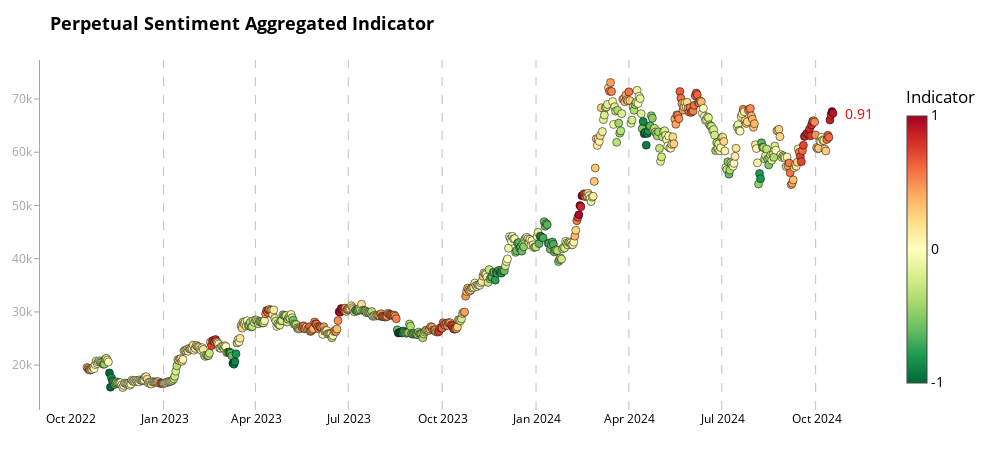

The cell this chart's notebook holds for it:
### Code cell
# Example usage
fig2 = chart_aggregate(merged_df, 'aggregate_indicator_equalweight', 'price_usd_close', "Perpetual Sentiment Aggregated Indicator")
fig2.show()
pio.write_html(fig2, file=f'bitcoin_analysis_prep_aggr_last_2year.html')
print("All charts have been displayed and saved as separate HTML files.")

### Figure 1 — Plotly figure (JSON) as saved in the notebook; plotly's stock layout.template omitted (floating-point values rounded to 4 significant figures; data arrays with more than 128 entries replaced by an {"elided": "..."} marker saying what was removed)
{"data": [{"hoverinfo": "text", "marker": {"cmax": 1, "cmin": -1, "color": {"elided": "732 float values"}, "colorbar": {"len": 0.9, "lenmode": "fraction", "thickness": 20, "ticktext": ["-1", "0", "1"], "tickvals": [-1, 0, 1], "title": {"text": "Indicator"}, "x": 1.02, "xpad": 10}, "colorscale": [[0.0, "rgb(0,104,55)"], [0.1, "rgb(26,152,80)"], [0.2, "rgb(102,189,99)"], [0.3, "rgb(166,217,106)"], [0.4, "rgb(217,239,139)"], [0.5, "rgb(255,255,191)"], [0.6, "rgb(254,224,139)"], [0.7, "rgb(253,174,97)"], [0.8, "rgb(244,109,67)"], [0.9, "rgb(215,48,39)"], [1.0, "rgb(165,0,38)"]], "line": {"color": "black", "width": 0.5}, "size": 8}, "mode": "markers", "text": {"elided": "732 str values"}, "x": {"elided": "732 str values"}, "y": {"elided": "732 float values"}, "type": "scatter"}], "layout": {"shapes": [{"line": {"color": "rgba(128, 128, 128, 0.7)", "dash": "dash", "width": 1}, "opacity": 0.7, "type": "line", "x0": "2022-12-31T00:00:00", "x1": "2022-12-31T00:00:00", "xref": "x", "y0": 0, "y1": 1, "yref": "y domain"}, {"line": {"color": "rgba(128, 128, 128, 0.7)", "dash": "dash", "width": 1}, "opacity": 0.7, "type": "line", "x0": "2023-03-31T00:00:00", "x1": "2023-03-31T00:00:00", "xref": "x", "y0": 0, "y1": 1, "yref": "y domain"}, {"line": {"color": "rgba(128, 128, 128, 0.7)", "dash": "dash", "width": 1}, "opacity": 0.7, "type": "line", "x0": "2023-06-30T00:00:00", "x1": "2023-06-30T00:00:00", "xref": "x", "y0": 0, "y1": 1, "yref": "y domain"}, {"line": {"color": "rgba(128, 128, 128, 0.7)", "dash": "dash", "width": 1}, "opacity": 0.7, "type": "line", "x0": "2023-09-30T00:00:00", "x1": "2023-09-30T00:00:00", "xref": "x", "y0": 0, "y1": 1, "yref": "y domain"}, {"line": {"color": "rgba(128, 128, 128, 0.7)", "dash": "dash", "width": 1}, "opacity": 0.7, "type": "line", "x0": "2023-12-31T00:00:00", "x1": "2023-12-31T00:00:00", "xref": "x", "y0": 0, "y1": 1, "yref": "y domain"}, {"line": {"color": "rgba(128, 128, 128, 0.7)", "dash": "dash", "width": 1}, "opacity": 0.7, "type": "line", "x0": "2024-03-31T00:00:00", "x1": "2024-03-31T00:00:00", "xref": "x", "y0": 0, "y1": 1, "yref": "y domain"}, {"line": {"color": "rgba(128, 128, 128, 0.7)", "dash": "dash", "width": 1}, "opacity": 0.7, "type": "line", "x0": "2024-06-30T00:00:00", "x1": "2024-06-30T00:00:00", "xref": "x", "y0": 0, "y1": 1, "yref": "y domain"}, {"line": {"color": "rgba(128, 128, 128, 0.7)", "dash": "dash", "width": 1}, "opacity": 0.7, "type": "line", "x0": "2024-09-30T00:00:00", "x1": "2024-09-30T00:00:00", "xref": "x", "y0": 0, "y1": 1, "yref": "y domain"}], "annotations": [{"align": "left", "font": {"color": "red", "size": 14}, "showarrow": false, "text": "0.91", "x": "2024-10-17T00:00:00", "xanchor": "left", "xshift": 10, "y": 67320.0, "yanchor": "middle"}], "title": {"font": {"color": "black", "size": 18, "weight": "bold"}, "text": "Perpetual Sentiment Aggregated Indicator"}, "font": {"color": "black", "size": 14}, "margin": {"l": 40, "r": 120, "t": 60, "b": 40}, "showlegend": false, "hovermode": "closest", "plot_bgcolor": "white", "paper_bgcolor": "white", "width": 1000, "height": 450, "xaxis": {"tickfont": {"color": "black", "size": 12}, "showgrid": false, "zeroline": false, "dtick": "M3", "tickformat": "%b %Y", "showline": false, "mirror": false}, "yaxis": {"tickfont": {"color": "rgba(128, 128, 128, 0.7)", "size": 12}, "showgrid": false, "zeroline": false, "showline": true, "linewidth": 1, "linecolor": "rgba(128, 128, 128, 0.7)", "mirror": false, "ticks": "outside", "ticklen": 5, "tickcolor": "rgba(128, 128, 128, 0.7)"}}}
